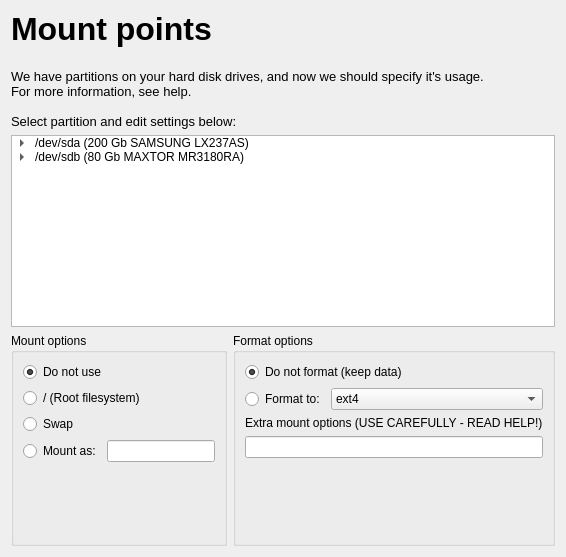
      <widget class="QWidget" name="mountPointsPage">
       <layout class="QVBoxLayout" name="verticalLayout_19">
        <item>
         <layout class="QHBoxLayout" name="horizontalLayout_38">
          <item>
           <widget class="QLabel" name="label_4">
            <property name="text">
             <string>&lt;!DOCTYPE HTML PUBLIC &quot;-//W3C//DTD HTML 4.0//EN&quot; &quot;http://www.w3.org/TR/REC-html40/strict.dtd&quot;&gt;
&lt;html&gt;&lt;head&gt;&lt;meta name=&quot;qrichtext&quot; content=&quot;1&quot; /&gt;&lt;style type=&quot;text/css&quot;&gt;
p, li { white-space: pre-wrap; }
&lt;/style&gt;&lt;/head&gt;&lt;body style=&quot; font-family:'Droid Sans'; font-size:10pt; font-weight:400; font-style:normal;&quot;&gt;
&lt;p style=&quot; margin-top:0px; margin-bottom:0px; margin-left:0px; margin-right:0px; -qt-block-indent:0; text-indent:0px;&quot;&gt;&lt;span style=&quot; font-family:'Tahoma'; font-size:24pt; font-weight:600;&quot;&gt;Mount points&lt;/span&gt;&lt;/p&gt;&lt;/body&gt;&lt;/html&gt;</string>
            </property>
            <property name="wordWrap">
             <bool>false</bool>
            </property>
           </widget>
          </item>
          <item>
           <spacer name="horizontalSpacer_24">
            <property name="orientation">
             <enum>Qt::Horizontal</enum>
            </property>
            <property name="sizeHint" stdset="0">
             <size>
              <width>40</width>
              <height>20</height>
             </size>
            </property>
           </spacer>
          </item>
          <item>
           <layout class="QVBoxLayout" name="verticalLayout_34">
            <item>
             <spacer name="verticalSpacer_32">
              <property name="orientation">
               <enum>Qt::Vertical</enum>
              </property>
              <property name="sizeType">
               <enum>QSizePolicy::Fixed</enum>
              </property>
              <property name="sizeHint" stdset="0">
               <size>
                <width>20</width>
                <height>9</height>
               </size>
              </property>
             </spacer>
            </item>
            <item>
             <widget class="QLabel" name="label_47">
              <property name="text">
               <string/>
              </property>
              <property name="pixmap">
               <pixmap>:/setupRoots/icons/logo_wide.svg</pixmap>
              </property>
             </widget>
            </item>
           </layout>
          </item>
         </layout>
        </item>
        <item>
         <spacer name="verticalSpacer_5">
          <property name="orientation">
           <enum>Qt::Vertical</enum>
          </property>
          <property name="sizeType">
           <enum>QSizePolicy::Fixed</enum>
          </property>
          <property name="sizeHint" stdset="0">
           <size>
            <width>20</width>
            <height>15</height>
           </size>
          </property>
         </spacer>
        </item>
        <item>
         <widget class="QLabel" name="label_46">
          <property name="text">
           <string>&lt;!DOCTYPE HTML PUBLIC &quot;-//W3C//DTD HTML 4.0//EN&quot; &quot;http://www.w3.org/TR/REC-html40/strict.dtd&quot;&gt;
&lt;html&gt;&lt;head&gt;&lt;meta name=&quot;qrichtext&quot; content=&quot;1&quot; /&gt;&lt;style type=&quot;text/css&quot;&gt;
p, li { white-space: pre-wrap; }
&lt;/style&gt;&lt;/head&gt;&lt;body style=&quot; font-family:'Tahoma'; font-size:10pt; font-weight:400; font-style:normal;&quot;&gt;
&lt;p style=&quot; margin-top:0px; margin-bottom:0px; margin-left:0px; margin-right:0px; -qt-block-indent:0; text-indent:0px;&quot;&gt;&lt;span style=&quot; font-family:'Droid Sans';&quot;&gt;We have partitions on your hard disk drives, and now we should specify it's usage.&lt;/span&gt;&lt;/p&gt;
&lt;p style=&quot; margin-top:0px; margin-bottom:0px; margin-left:0px; margin-right:0px; -qt-block-indent:0; text-indent:0px;&quot;&gt;&lt;span style=&quot; font-family:'Droid Sans';&quot;&gt;For more information, see help.&lt;/span&gt;&lt;/p&gt;
&lt;p style=&quot;-qt-paragraph-type:empty; margin-top:0px; margin-bottom:0px; margin-left:0px; margin-right:0px; -qt-block-indent:0; text-indent:0px; font-family:'Droid Sans';&quot;&gt;&lt;/p&gt;
&lt;p style=&quot; margin-top:0px; margin-bottom:0px; margin-left:0px; margin-right:0px; -qt-block-indent:0; text-indent:0px;&quot;&gt;&lt;span style=&quot; font-family:'Droid Sans';&quot;&gt;Select partition and edit settings below:&lt;/span&gt;&lt;/p&gt;&lt;/body&gt;&lt;/html&gt;</string>
          </property>
          <property name="wordWrap">
           <bool>true</bool>
          </property>
         </widget>
        </item>
        <item>
         <layout class="QHBoxLayout" name="horizontalLayout_7">
          <item>
           <widget class="QTreeWidget" name="mountPointsTreeWidget">
            <property name="frameShape">
             <enum>QFrame::StyledPanel</enum>
            </property>
            <property name="lineWidth">
             <number>1</number>
            </property>
            <property name="editTriggers">
             <set>QAbstractItemView::NoEditTriggers</set>
            </property>
            <property name="alternatingRowColors">
             <bool>false</bool>
            </property>
            <property name="rootIsDecorated">
             <bool>true</bool>
            </property>
            <property name="uniformRowHeights">
             <bool>true</bool>
            </property>
            <property name="itemsExpandable">
             <bool>true</bool>
            </property>
            <property name="animated">
             <bool>true</bool>
            </property>
            <property name="allColumnsShowFocus">
             <bool>false</bool>
            </property>
            <property name="headerHidden">
             <bool>true</bool>
            </property>
            <property name="expandsOnDoubleClick">
             <bool>true</bool>
            </property>
            <column>
             <property name="text">
              <string>HDD</string>
             </property>
            </column>
            <item>
             <property name="text">
              <string>/dev/sda (200 Gb SAMSUNG LX237AS)</string>
             </property>
             <item>
              <property name="text">
               <string>/dev/sda1 (300 Mb): /boot, format to: ext4</string>
              </property>
             </item>
             <item>
              <property name="text">
               <string>/dev/sda2 (30 Gb): / (root filesystem), format to: ext4</string>
              </property>
             </item>
             <item>
              <property name="text">
               <string>/dev/sda3 (169.7 Gb): /home, keep data</string>
              </property>
             </item>
             <item>
              <property name="text">
               <string>/dev/sda4 (2 Gb): swap</string>
              </property>
             </item>
            </item>
            <item>
             <property name="text">
              <string>/dev/sdb (80 Gb MAXTOR MR3180RA)</string>
             </property>
             <item>
              <property name="text">
               <string>/dev/sdb1 (10Gb): unused</string>
              </property>
             </item>
             <item>
              <property name="text">
               <string>/dev/sdb2 (70Gb): unused</string>
              </property>
             </item>
            </item>
           </widget>
          </item>
         </layout>
        </item>
        <item>
         <layout class="QHBoxLayout" name="horizontalLayout_22">
          <item>
           <widget class="QGroupBox" name="mountOptionsGroupBox">
            <property name="title">
             <string>Mount options</string>
            </property>
            <layout class="QVBoxLayout" name="verticalLayout_8">
             <item>
              <widget class="QRadioButton" name="mountDontUseRadioButton">
               <property name="text">
                <string>Do not use</string>
               </property>
               <property name="checked">
                <bool>true</bool>
               </property>
              </widget>
             </item>
             <item>
              <widget class="QRadioButton" name="mountRootRadioButton">
               <property name="text">
                <string>/ (Root filesystem)</string>
               </property>
              </widget>
             </item>
             <item>
              <widget class="QRadioButton" name="mountSwapRadioButton">
               <property name="text">
                <string>Swap</string>
               </property>
              </widget>
             </item>
             <item>
              <layout class="QHBoxLayout" name="horizontalLayout_6">
               <item>
                <widget class="QRadioButton" name="mountCustomRadioButton">
                 <property name="text">
                  <string>Mount as:</string>
                 </property>
                </widget>
               </item>
               <item>
                <widget class="QLineEdit" name="mountPointEdit"/>
               </item>
              </layout>
             </item>
             <item>
              <spacer name="verticalSpacer_13">
               <property name="orientation">
                <enum>Qt::Vertical</enum>
               </property>
               <property name="sizeHint" stdset="0">
                <size>
                 <width>20</width>
                 <height>26</height>
                </size>
               </property>
              </spacer>
             </item>
            </layout>
           </widget>
          </item>
          <item>
           <widget class="QGroupBox" name="formatOptionsGroupBox">
            <property name="title">
             <string>Format options</string>
            </property>
            <layout class="QVBoxLayout" name="verticalLayout_18">
             <item>
              <widget class="QRadioButton" name="mountNoFormatRadioButton">
               <property name="text">
                <string>Do not format (keep data)</string>
               </property>
               <property name="checked">
                <bool>true</bool>
               </property>
              </widget>
             </item>
             <item>
              <layout class="QHBoxLayout" name="horizontalLayout_21">
               <item>
                <widget class="QRadioButton" name="mountDoFormatRadioButton">
                 <property name="text">
                  <string>Format to:</string>
                 </property>
                </widget>
               </item>
               <item>
                <widget class="QComboBox" name="mountFormatOptionsComboBox">
                 <property name="sizePolicy">
                  <sizepolicy hsizetype="Expanding" vsizetype="Fixed">
                   <horstretch>0</horstretch>
                   <verstretch>0</verstretch>
                  </sizepolicy>
                 </property>
                 <item>
                  <property name="text">
                   <string>ext4</string>
                  </property>
                 </item>
                 <item>
                  <property name="text">
                   <string>ext3</string>
                  </property>
                 </item>
                 <item>
                  <property name="text">
                   <string>ext2</string>
                  </property>
                 </item>
                 <item>
                  <property name="text">
                   <string>xfs</string>
                  </property>
                 </item>
                 <item>
                  <property name="text">
                   <string>jfs</string>
                  </property>
                 </item>
                 <item>
                  <property name="text">
                   <string>reiserfs</string>
                  </property>
                 </item>
                 <item>
                  <property name="text">
                   <string>btrfs</string>
                  </property>
                 </item>
                 <item>
                  <property name="text">
                   <string>nilfs2</string>
                  </property>
                 </item>
                </widget>
               </item>
              </layout>
             </item>
             <item>
              <widget class="QLabel" name="label">
               <property name="text">
                <string>Extra mount options (USE CAREFULLY - READ HELP!)</string>
               </property>
              </widget>
             </item>
             <item>
              <widget class="QLineEdit" name="mountOptionsLineEdit"/>
             </item>
             <item>
              <spacer name="verticalSpacer_14">
               <property name="orientation">
                <enum>Qt::Vertical</enum>
               </property>
               <property name="sizeHint" stdset="0">
                <size>
                 <width>20</width>
                 <height>76</height>
                </size>
               </property>
              </spacer>
             </item>
            </layout>
           </widget>
          </item>
         </layout>
        </item>
       </layout>
      </widget>
